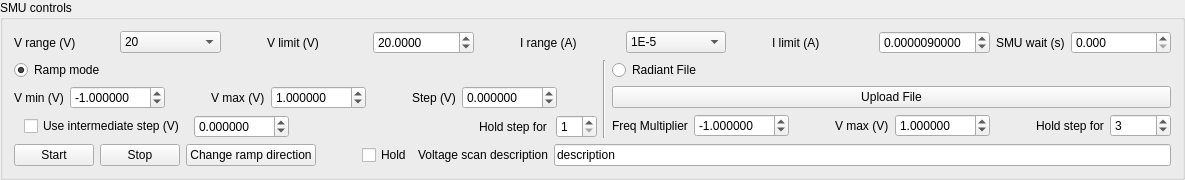
       <widget class="QGroupBox" name="groupBox">
        <property name="sizePolicy">
         <sizepolicy hsizetype="Preferred" vsizetype="Preferred">
          <horstretch>0</horstretch>
          <verstretch>0</verstretch>
         </sizepolicy>
        </property>
        <property name="maximumSize">
         <size>
          <width>16777215</width>
          <height>16777215</height>
         </size>
        </property>
        <property name="title">
         <string>SMU controls</string>
        </property>
        <layout class="QVBoxLayout" name="verticalLayout_6">
         <item>
          <layout class="QHBoxLayout" name="horizontalLayout_7">
           <item>
            <widget class="QLabel" name="label_6">
             <property name="text">
              <string>V range (V)</string>
             </property>
            </widget>
           </item>
           <item>
            <widget class="QComboBox" name="Vrange_comboBox">
             <property name="currentIndex">
              <number>2</number>
             </property>
             <item>
              <property name="text">
               <string>0.2</string>
              </property>
             </item>
             <item>
              <property name="text">
               <string>2</string>
              </property>
             </item>
             <item>
              <property name="text">
               <string>20</string>
              </property>
             </item>
             <item>
              <property name="text">
               <string>200</string>
              </property>
             </item>
            </widget>
           </item>
           <item>
            <spacer name="horizontalSpacer_2">
             <property name="orientation">
              <enum>Qt::Horizontal</enum>
             </property>
             <property name="sizeType">
              <enum>QSizePolicy::Maximum</enum>
             </property>
             <property name="sizeHint" stdset="0">
              <size>
               <width>40</width>
               <height>20</height>
              </size>
             </property>
            </spacer>
           </item>
           <item>
            <widget class="QLabel" name="label_10">
             <property name="text">
              <string>V limit (V)</string>
             </property>
            </widget>
           </item>
           <item>
            <widget class="QDoubleSpinBox" name="Vlimit_doubleSpinBox">
             <property name="decimals">
              <number>4</number>
             </property>
             <property name="minimum">
              <double>-200.000000000000000</double>
             </property>
             <property name="maximum">
              <double>200.000000000000000</double>
             </property>
             <property name="singleStep">
              <double>0.100000000000000</double>
             </property>
             <property name="value">
              <double>20.000000000000000</double>
             </property>
            </widget>
           </item>
           <item>
            <spacer name="horizontalSpacer_7">
             <property name="orientation">
              <enum>Qt::Horizontal</enum>
             </property>
             <property name="sizeType">
              <enum>QSizePolicy::Maximum</enum>
             </property>
             <property name="sizeHint" stdset="0">
              <size>
               <width>40</width>
               <height>20</height>
              </size>
             </property>
            </spacer>
           </item>
           <item>
            <widget class="QLabel" name="label_9">
             <property name="text">
              <string>I range (A)</string>
             </property>
            </widget>
           </item>
           <item>
            <widget class="QComboBox" name="Irange_comboBox">
             <property name="currentIndex">
              <number>6</number>
             </property>
             <item>
              <property name="text">
               <string>10</string>
              </property>
             </item>
             <item>
              <property name="text">
               <string>1</string>
              </property>
             </item>
             <item>
              <property name="text">
               <string>1E-1</string>
              </property>
             </item>
             <item>
              <property name="text">
               <string>1E-2</string>
              </property>
             </item>
             <item>
              <property name="text">
               <string>1E-3</string>
              </property>
             </item>
             <item>
              <property name="text">
               <string>1E-4</string>
              </property>
             </item>
             <item>
              <property name="text">
               <string>1E-5</string>
              </property>
             </item>
             <item>
              <property name="text">
               <string>1E-6</string>
              </property>
             </item>
             <item>
              <property name="text">
               <string>1E-7</string>
              </property>
             </item>
             <item>
              <property name="text">
               <string>1E-8</string>
              </property>
             </item>
             <item>
              <property name="text">
               <string>1E-9</string>
              </property>
             </item>
             <item>
              <property name="text">
               <string>1E-10</string>
              </property>
             </item>
            </widget>
           </item>
           <item>
            <spacer name="horizontalSpacer_8">
             <property name="orientation">
              <enum>Qt::Horizontal</enum>
             </property>
             <property name="sizeType">
              <enum>QSizePolicy::Maximum</enum>
             </property>
             <property name="sizeHint" stdset="0">
              <size>
               <width>40</width>
               <height>20</height>
              </size>
             </property>
            </spacer>
           </item>
           <item>
            <widget class="QLabel" name="label_8">
             <property name="text">
              <string>I limit (A)</string>
             </property>
            </widget>
           </item>
           <item>
            <widget class="QDoubleSpinBox" name="Ilimit_doubleSpinBox">
             <property name="decimals">
              <number>10</number>
             </property>
             <property name="maximum">
              <double>10.000000000000000</double>
             </property>
             <property name="singleStep">
              <double>0.000001000000000</double>
             </property>
             <property name="value">
              <double>0.000009000000000</double>
             </property>
            </widget>
           </item>
           <item>
            <widget class="QLabel" name="label_12">
             <property name="sizePolicy">
              <sizepolicy hsizetype="Maximum" vsizetype="Preferred">
               <horstretch>0</horstretch>
               <verstretch>0</verstretch>
              </sizepolicy>
             </property>
             <property name="text">
              <string>SMU wait (s)</string>
             </property>
            </widget>
           </item>
           <item>
            <widget class="QDoubleSpinBox" name="smu_wait_doubleSpinBox">
             <property name="decimals">
              <number>3</number>
             </property>
             <property name="maximum">
              <double>1000.000000000000000</double>
             </property>
             <property name="singleStep">
              <double>0.100000000000000</double>
             </property>
            </widget>
           </item>
          </layout>
         </item>
         <item>
          <layout class="QHBoxLayout" name="horizontalLayout_5">
           <item>
            <layout class="QHBoxLayout" name="horizontalLayout_14">
             <item>
              <layout class="QVBoxLayout" name="verticalLayout_3">
               <item>
                <widget class="QRadioButton" name="RampON">
                 <property name="sizePolicy">
                  <sizepolicy hsizetype="Minimum" vsizetype="Maximum">
                   <horstretch>0</horstretch>
                   <verstretch>0</verstretch>
                  </sizepolicy>
                 </property>
                 <property name="text">
                  <string>Ramp mode</string>
                 </property>
                 <property name="checked">
                  <bool>true</bool>
                 </property>
                </widget>
               </item>
               <item>
                <layout class="QHBoxLayout" name="horizontalLayout_15">
                 <item>
                  <widget class="QLabel" name="label_4">
                   <property name="text">
                    <string>V min (V)</string>
                   </property>
                  </widget>
                 </item>
                 <item>
                  <widget class="QDoubleSpinBox" name="Vmin_doubleSpinBox">
                   <property name="decimals">
                    <number>6</number>
                   </property>
                   <property name="minimum">
                    <double>-200.000000000000000</double>
                   </property>
                   <property name="maximum">
                    <double>200.000000000000000</double>
                   </property>
                   <property name="singleStep">
                    <double>0.100000000000000</double>
                   </property>
                   <property name="value">
                    <double>-1.000000000000000</double>
                   </property>
                  </widget>
                 </item>
                 <item>
                  <spacer name="horizontalSpacer_9">
                   <property name="orientation">
                    <enum>Qt::Horizontal</enum>
                   </property>
                   <property name="sizeType">
                    <enum>QSizePolicy::Maximum</enum>
                   </property>
                   <property name="sizeHint" stdset="0">
                    <size>
                     <width>40</width>
                     <height>20</height>
                    </size>
                   </property>
                  </spacer>
                 </item>
                 <item>
                  <widget class="QLabel" name="label_3">
                   <property name="text">
                    <string>V max (V)</string>
                   </property>
                  </widget>
                 </item>
                 <item>
                  <widget class="QDoubleSpinBox" name="Vmax_doubleSpinBox">
                   <property name="decimals">
                    <number>6</number>
                   </property>
                   <property name="minimum">
                    <double>-200.000000000000000</double>
                   </property>
                   <property name="maximum">
                    <double>200.000000000000000</double>
                   </property>
                   <property name="singleStep">
                    <double>0.100000000000000</double>
                   </property>
                   <property name="value">
                    <double>1.000000000000000</double>
                   </property>
                  </widget>
                 </item>
                 <item>
                  <spacer name="horizontalSpacer_10">
                   <property name="orientation">
                    <enum>Qt::Horizontal</enum>
                   </property>
                   <property name="sizeType">
                    <enum>QSizePolicy::Maximum</enum>
                   </property>
                   <property name="sizeHint" stdset="0">
                    <size>
                     <width>40</width>
                     <height>20</height>
                    </size>
                   </property>
                  </spacer>
                 </item>
                 <item>
                  <widget class="QLabel" name="label_7">
                   <property name="text">
                    <string>Step (V)</string>
                   </property>
                  </widget>
                 </item>
                 <item>
                  <widget class="QDoubleSpinBox" name="rampStep_doubleSpinBox">
                   <property name="decimals">
                    <number>6</number>
                   </property>
                   <property name="minimum">
                    <double>-200.000000000000000</double>
                   </property>
                   <property name="maximum">
                    <double>200.000000000000000</double>
                   </property>
                   <property name="singleStep">
                    <double>0.100000000000000</double>
                   </property>
                  </widget>
                 </item>
                 <item>
                  <spacer name="horizontalSpacer_12">
                   <property name="orientation">
                    <enum>Qt::Horizontal</enum>
                   </property>
                   <property name="sizeHint" stdset="0">
                    <size>
                     <width>40</width>
                     <height>20</height>
                    </size>
                   </property>
                  </spacer>
                 </item>
                </layout>
               </item>
               <item>
                <layout class="QHBoxLayout" name="horizontalLayout_21" stretch="0,0,0,0,0">
                 <property name="spacing">
                  <number>9</number>
                 </property>
                 <property name="sizeConstraint">
                  <enum>QLayout::SetDefaultConstraint</enum>
                 </property>
                 <property name="leftMargin">
                  <number>10</number>
                 </property>
                 <property name="bottomMargin">
                  <number>0</number>
                 </property>
                 <item>
                  <widget class="QCheckBox" name="RampIntermediateStep">
                   <property name="sizePolicy">
                    <sizepolicy hsizetype="Maximum" vsizetype="Fixed">
                     <horstretch>0</horstretch>
                     <verstretch>0</verstretch>
                    </sizepolicy>
                   </property>
                   <property name="layoutDirection">
                    <enum>Qt::LeftToRight</enum>
                   </property>
                   <property name="text">
                    <string>Use intermediate step (V)</string>
                   </property>
                  </widget>
                 </item>
                 <item>
                  <widget class="QDoubleSpinBox" name="rampIntermediateV_doubleSpinBox">
                   <property name="sizePolicy">
                    <sizepolicy hsizetype="Maximum" vsizetype="Fixed">
                     <horstretch>0</horstretch>
                     <verstretch>0</verstretch>
                    </sizepolicy>
                   </property>
                   <property name="decimals">
                    <number>6</number>
                   </property>
                   <property name="minimum">
                    <double>-200.000000000000000</double>
                   </property>
                   <property name="maximum">
                    <double>200.000000000000000</double>
                   </property>
                   <property name="singleStep">
                    <double>0.100000000000000</double>
                   </property>
                  </widget>
                 </item>
                 <item>
                  <spacer name="horizontalSpacer_6">
                   <property name="orientation">
                    <enum>Qt::Horizontal</enum>
                   </property>
                   <property name="sizeHint" stdset="0">
                    <size>
                     <width>40</width>
                     <height>20</height>
                    </size>
                   </property>
                  </spacer>
                 </item>
                 <item>
                  <widget class="QLabel" name="label_13">
                   <property name="text">
                    <string>Hold step for</string>
                   </property>
                  </widget>
                 </item>
                 <item>
                  <widget class="QSpinBox" name="rampHoldNumber_spinbox">
                   <property name="minimum">
                    <number>1</number>
                   </property>
                  </widget>
                 </item>
                </layout>
               </item>
              </layout>
             </item>
            </layout>
           </item>
           <item>
            <widget class="Line" name="line">
             <property name="orientation">
              <enum>Qt::Vertical</enum>
             </property>
            </widget>
           </item>
           <item>
            <layout class="QHBoxLayout" name="horizontalLayout_9">
             <item>
              <layout class="QVBoxLayout" name="verticalLayout_4">
               <item>
                <widget class="QRadioButton" name="RadiantFile">
                 <property name="sizePolicy">
                  <sizepolicy hsizetype="Minimum" vsizetype="Maximum">
                   <horstretch>0</horstretch>
                   <verstretch>0</verstretch>
                  </sizepolicy>
                 </property>
                 <property name="text">
                  <string>Radiant File</string>
                 </property>
                </widget>
               </item>
               <item>
                <widget class="QPushButton" name="UploadFile">
                 <property name="text">
                  <string>Upload File</string>
                 </property>
                </widget>
               </item>
               <item>
                <layout class="QHBoxLayout" name="horizontalLayout_6">
                 <item>
                  <widget class="QLabel" name="label_5">
                   <property name="text">
                    <string>Freq Multiplier</string>
                   </property>
                  </widget>
                 </item>
                 <item>
                  <widget class="QDoubleSpinBox" name="Vlow_doubleSpinBox">
                   <property name="decimals">
                    <number>6</number>
                   </property>
                   <property name="minimum">
                    <double>-200.000000000000000</double>
                   </property>
                   <property name="maximum">
                    <double>200.000000000000000</double>
                   </property>
                   <property name="singleStep">
                    <double>0.100000000000000</double>
                   </property>
                   <property name="value">
                    <double>-1.000000000000000</double>
                   </property>
                  </widget>
                 </item>
                 <item>
                  <spacer name="horizontalSpacer_11">
                   <property name="orientation">
                    <enum>Qt::Horizontal</enum>
                   </property>
                   <property name="sizeType">
                    <enum>QSizePolicy::Maximum</enum>
                   </property>
                   <property name="sizeHint" stdset="0">
                    <size>
                     <width>40</width>
                     <height>20</height>
                    </size>
                   </property>
                  </spacer>
                 </item>
                 <item>
                  <widget class="QLabel" name="label">
                   <property name="text">
                    <string>V max (V)</string>
                   </property>
                  </widget>
                 </item>
                 <item>
                  <widget class="QDoubleSpinBox" name="Vhigh_doubleSpinBox">
                   <property name="decimals">
                    <number>6</number>
                   </property>
                   <property name="minimum">
                    <double>-200.000000000000000</double>
                   </property>
                   <property name="maximum">
                    <double>200.000000000000000</double>
                   </property>
                   <property name="singleStep">
                    <double>0.100000000000000</double>
                   </property>
                   <property name="value">
                    <double>1.000000000000000</double>
                   </property>
                  </widget>
                 </item>
                 <item>
                  <spacer name="horizontalSpacer_13">
                   <property name="orientation">
                    <enum>Qt::Horizontal</enum>
                   </property>
                   <property name="sizeHint" stdset="0">
                    <size>
                     <width>40</width>
                     <height>20</height>
                    </size>
                   </property>
                  </spacer>
                 </item>
                 <item>
                  <widget class="QLabel" name="label_19">
                   <property name="text">
                    <string>Hold step for</string>
                   </property>
                  </widget>
                 </item>
                 <item>
                  <widget class="QSpinBox" name="stepwiseHoldNumber_spinbox">
                   <property name="sizePolicy">
                    <sizepolicy hsizetype="Preferred" vsizetype="Fixed">
                     <horstretch>0</horstretch>
                     <verstretch>0</verstretch>
                    </sizepolicy>
                   </property>
                   <property name="minimum">
                    <number>1</number>
                   </property>
                   <property name="maximum">
                    <number>10000</number>
                   </property>
                   <property name="value">
                    <number>3</number>
                   </property>
                  </widget>
                 </item>
                </layout>
               </item>
              </layout>
             </item>
            </layout>
           </item>
          </layout>
         </item>
         <item>
          <layout class="QHBoxLayout" name="horizontalLayout_11">
           <item>
            <widget class="QPushButton" name="start_button">
             <property name="sizePolicy">
              <sizepolicy hsizetype="Minimum" vsizetype="Preferred">
               <horstretch>0</horstretch>
               <verstretch>0</verstretch>
              </sizepolicy>
             </property>
             <property name="text">
              <string>Start</string>
             </property>
            </widget>
           </item>
           <item>
            <widget class="QPushButton" name="stop_button">
             <property name="sizePolicy">
              <sizepolicy hsizetype="Minimum" vsizetype="Preferred">
               <horstretch>0</horstretch>
               <verstretch>0</verstretch>
              </sizepolicy>
             </property>
             <property name="text">
              <string>Stop</string>
             </property>
            </widget>
           </item>
           <item>
            <widget class="QPushButton" name="rampChangeDirection_button">
             <property name="sizePolicy">
              <sizepolicy hsizetype="Minimum" vsizetype="Preferred">
               <horstretch>0</horstretch>
               <verstretch>0</verstretch>
              </sizepolicy>
             </property>
             <property name="text">
              <string>Change ramp direction</string>
             </property>
            </widget>
           </item>
           <item>
            <spacer name="horizontalSpacer">
             <property name="orientation">
              <enum>Qt::Horizontal</enum>
             </property>
             <property name="sizeType">
              <enum>QSizePolicy::Maximum</enum>
             </property>
             <property name="sizeHint" stdset="0">
              <size>
               <width>40</width>
               <height>20</height>
              </size>
             </property>
            </spacer>
           </item>
           <item>
            <widget class="QCheckBox" name="hold">
             <property name="sizePolicy">
              <sizepolicy hsizetype="Maximum" vsizetype="Fixed">
               <horstretch>0</horstretch>
               <verstretch>0</verstretch>
              </sizepolicy>
             </property>
             <property name="text">
              <string>Hold</string>
             </property>
            </widget>
           </item>
           <item>
            <layout class="QHBoxLayout" name="_2">
             <property name="rightMargin">
              <number>0</number>
             </property>
             <item>
              <widget class="QLabel" name="label_11">
               <property name="text">
                <string>Voltage scan description</string>
               </property>
              </widget>
             </item>
             <item>
              <widget class="QLineEdit" name="description_lineEdit">
               <property name="text">
                <string>description</string>
               </property>
              </widget>
             </item>
            </layout>
           </item>
          </layout>
         </item>
        </layout>
        <zorder></zorder>
        <zorder></zorder>
       </widget>
